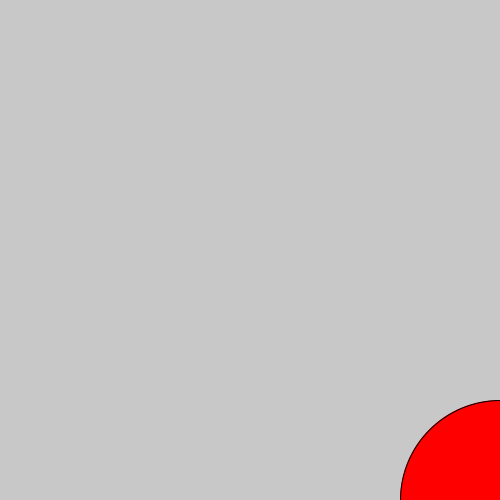
Frame 1 (no input)
Frame 60 (the mouse pressed at the canvas centre just before this capture): identical to frame 1, image omitted
Frame 120 (the mouse held since frame 60 and released just before this capture): identical to frame 1, image omitted

The Processing sketch that drew this single still picture (run headless with seeded random() and noise(); from frame 60 on, the mouse is pressed at the canvas centre):

// Processing sketch: Logic_Gate_Sim
// ── Logic_Gate_Sim.pde

ArrayList<testObject> objects = new ArrayList<testObject>();


void setup(){
  size(500,500);
  

}

void draw(){
  for (testObject object : objects) {
    object.display();
  }
  
  update();
}

void mousePressed(){
  drawGate();
}

void drawGate(){
  objects.add(new testObject(mouseX, mouseY));
}
// ── Camera.pde

  
  // Zoom and Pan script
  
  float scale = 1;
  float xPan = 0;
  float yPan = 0;
  
  float scrollValue = 0;
  
  float zoomMultiplier = 0.05;
  float panSpeed = 5;
  
  boolean panUp = false;
  boolean panDown = false;
  boolean panLeft = false;
  boolean panRight = false;
  
  
    
    
  
  
  void update(){
    
  
    constrain(scale, 0.1, 2);
    translate(width/2, height/2);
    scale(scale);
    translate(xPan, yPan);
    background(200);
    
    
    fill(255, 0, 0);
    ellipse(width/2, height/2, 200, 200);
    fill(0, 255, 0);
    rect(350, 450, 100, 100);
    
    
    
    if(scrollValue < 0){
      scale += zoomMultiplier;
    }else if(scrollValue > 0 ){
      scale -= zoomMultiplier;
    }
    
    scrollValue = 0;
    println(scale);  
    
    
    if(panUp){
      yPan += panSpeed;
    }
    if(panDown){
      yPan -= panSpeed;
    }
    if(panLeft){
      xPan += panSpeed;
    }
    if(panRight){
      xPan -= panSpeed;
    }
    
  }
  
  void mouseWheel(MouseEvent event){
    
    scrollValue = event.getCount();
    //println(scrollValue);
  }
  
  void keyPressed(){
    
    if(key == 'w'){
      panUp = true;
      panDown = false;
    }
    if(key == 's'){
      panDown = true;
      panUp = false;
    }
    if(key == 'a'){
      panLeft = true;
      panRight = false;
    }
    if(key == 'd'){
      panRight = true;
      panLeft = false;
    }
  }
  
  void keyReleased(){
    
    if(key == 'w'){
      panUp = false;
    }
    if(key == 's'){
      panDown = false;
    }
    if(key == 'a'){
      panLeft = false;
    }
    if(key == 'd'){
      panRight = false;
    }
    
  }
// ── testObject.pde
class testObject{
  
  float x;
  float y;
  float w = 50;
  float h = 50;
  
  testObject(float x, float y){
    this.x = x;
    this.y = y;
  }
  
  void display(){
    rect(x - w/2, y - w/2, w, h);
  }
  
}
